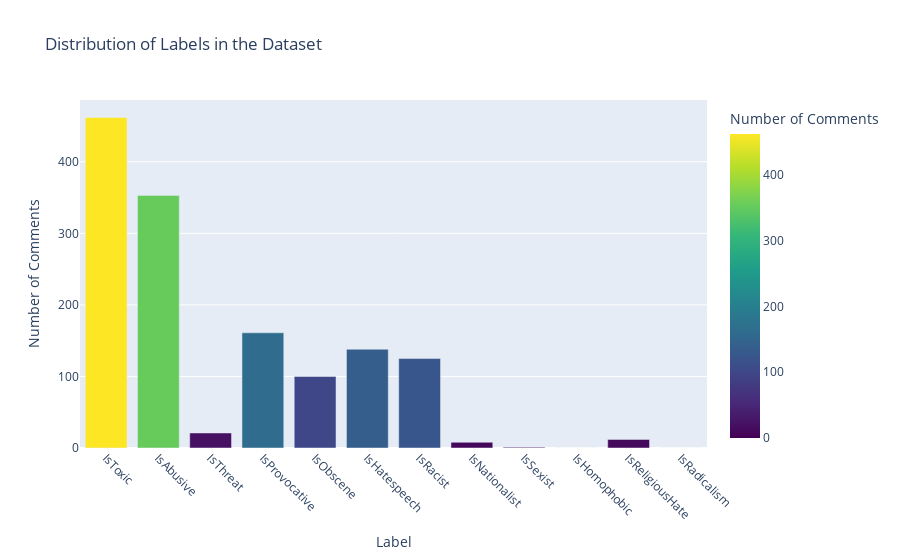

Here is the notebook cell this chart was saved with:
### Markdown cell above
### Ahora haremos mas visual lo que acabamos de hacer

### Code cell
# Visualizar la distribución de las etiquetas usando plotly
label_sums = df[labels].sum()

label_sums_df = label_sums.reset_index()
label_sums_df.columns = ['Label', 'Number of Comments']

fig = px.bar(label_sums_df, x='Label', y='Number of Comments', 
             title='Distribution of Labels in the Dataset', 
             color='Number of Comments', color_continuous_scale='viridis')
fig.update_layout(xaxis_tickangle=45)
fig.show()

### Figure 1 — Plotly figure (JSON) as saved in the notebook; plotly's stock layout.template omitted (floating-point values rounded to 4 significant figures)
{"data": [{"alignmentgroup": "True", "hovertemplate": "Label=%{x}<br>Number of Comments=%{marker.color}<extra></extra>", "legendgroup": "", "marker": {"color": [462, 353, 21, 161, 100, 138, 125, 8, 1, 0, 12, 0], "coloraxis": "coloraxis", "pattern": {"shape": ""}}, "name": "", "offsetgroup": "", "orientation": "v", "showlegend": false, "textposition": "auto", "type": "bar", "x": ["IsToxic", "IsAbusive", "IsThreat", "IsProvocative", "IsObscene", "IsHatespeech", "IsRacist", "IsNationalist", "IsSexist", "IsHomophobic", "IsReligiousHate", "IsRadicalism"], "xaxis": "x", "y": [462, 353, 21, 161, 100, 138, 125, 8, 1, 0, 12, 0], "yaxis": "y"}], "layout": {"barmode": "relative", "coloraxis": {"colorbar": {"title": {"text": "Number of Comments"}}, "colorscale": [[0, "#440154"], [0.1111, "#482878"], [0.2222, "#3e4989"], [0.3333, "#31688e"], [0.4444, "#26828e"], [0.5556, "#1f9e89"], [0.6667, "#35b779"], [0.7778, "#6ece58"], [0.8889, "#b5de2b"], [1, "#fde725"]]}, "legend": {"tracegroupgap": 0}, "title": {"text": "Distribution of Labels in the Dataset"}, "xaxis": {"anchor": "y", "domain": [0, 1], "tickangle": 45, "title": {"text": "Label"}}, "yaxis": {"anchor": "x", "domain": [0, 1], "title": {"text": "Number of Comments"}}}}
